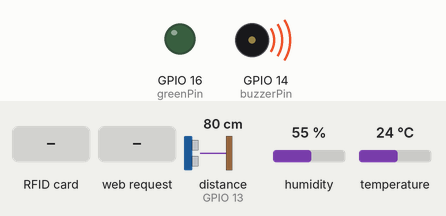
Recording of a sketch running on a simulated ESP32. On the bench: output pins drawn as LEDs (lit = HIGH), buzzer (waves = sounding, pin HIGH). Wiring (inferred from the names in the program): ultrasonic range finder: trigger GPIO 27; echo GPIO 13. The inputs (shaded band) are chosen by the test bench; at power-on: distance to the obstacle (sensor on GPIO 13) 80 cm, humidity 55 %, temperature 24 °C. The echo pulse lasts 58.3 µs per cm; WiFi joins after 1.5 s; servers stay silent unless stated; uploads are accepted with an empty reply; pins used as bus, display or sensor lines are not drawn; what the sketch prints to the serial monitor is not drawn.

Above: at 2.43 s.
2.8 s: RFID card 5E 7A 19 C4 held to the reader
At 3.6 s:
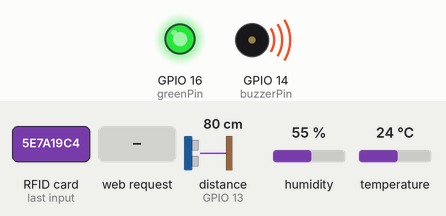
5.3 s: distance to the obstacle (sensor on GPIO 13) set to 2 cm
6.8 s: HTTP request GET /gpt received
8.3 s: distance to the obstacle (sensor on GPIO 13) set to 23 cm
9.8 s: distance to the obstacle (sensor on GPIO 13) set to 29 cm
At 9.93 s:
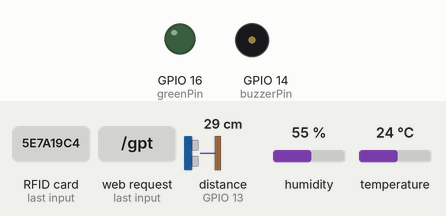
12.8 s: distance to the obstacle (sensor on GPIO 13) set to 22 cm
15.8 s: distance to the obstacle (sensor on GPIO 13) set to 18 cm
At 16.8 s:
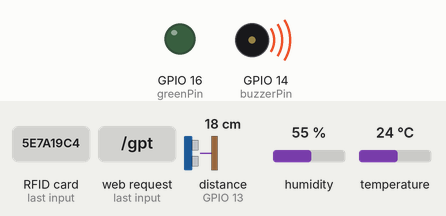
Timing chart, 0 to 18.3 s (numbered marks = the images above; inputs shaded):
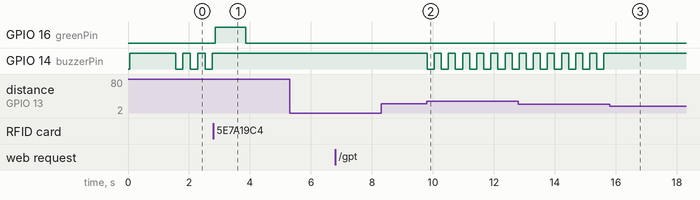

The sketch:

zongdaima.ino
```cpp
/********************************************
 －－－－湖南创乐博智能科技有限公司－－－－
  集成系统：超声波报警 + 零食环境分析
  功能：超声波检测+蜂鸣报警+RFID解除报警+Web环境分析
 ********************************************/

#include <MFRC522.h>
#include <SPI.h>
#include <WiFi.h>
#include <WiFiClientSecure.h>
#include <ESPAsyncWebServer.h>
#include <HTTPClient.h>
#include <ArduinoJson.h>
#include "DHT.h"

// 超声波传感器引脚
const int trigPin = 27;
const int echoPin = 13;

// 蜂鸣器引脚
const int buzzerPin = 14;

// RFID引脚
#define SS_PIN 21
#define RST_PIN 22

// LED指示灯引脚
#define greenPin 16
#define redPin 17

// DHT传感器引脚
#define DHTPIN 17
#define DHTTYPE DHT11

// 超声波参数
#define SOUND_SPEED 0.034

// WiFi配置
const char* ssid = "AAA";
const char* password = "1Q2W3e4r5t";

// 系统状态
bool alarmActive = false;
bool cardValidated = false;
unsigned long lastBuzzTime = 0;
bool buzzState = false;
bool isProcessing = false;

// 对象初始化
MFRC522 mfrc522(SS_PIN, RST_PIN);
MFRC522::MIFARE_Key key;
DHT dht(DHTPIN, DHTTYPE);
AsyncWebServer server(80);

String gpt_response = "等待中...";
String qwen_token = "sk-9ab68ee3a0f9425197dc230391179b92";

const char index_html[] PROGMEM = R"rawliteral(
<!DOCTYPE html>
<html>
<head>
  <meta charset="UTF-8">
  <title>零食环境分析</title>
  <meta name="viewport" content="width=device-width, initial-scale=1.0">
  <style>
    body {
      font-family: Arial;
      padding: 20px;
      background-color: #f5f5f5;
    }
    .container {
      max-width: 600px;
      margin: 0 auto;
      background: white;
      padding: 20px;
      border-radius: 10px;
      box-shadow: 0 2px 10px rgba(0,0,0,0.1);
    }
    h2 { color: #333; text-align: center; }
    select, button {
      padding: 10px;
      margin: 5px;
      border: 1px solid #ddd;
      border-radius: 5px;
    }
    button {
      background-color: #4CAF50;
      color: white;
      cursor: pointer;
    }
    button:hover { background-color: #45a049; }
    button:disabled {
      background-color: #cccccc;
      cursor: not-allowed;
    }
    #result {
      margin-top: 20px;
      padding: 15px;
      background-color: #f9f9f9;
      border-radius: 5px;
      min-height: 100px;
      border: 1px solid #e0e0e0;
    }
    .status { margin-top: 10px; font-size: 14px; color: #666; }
  </style>
</head>
<body>
  <div class="container">
    <h2>🍿 零食环境分析系统</h2>
    <div>
      <label for="snack">选择零食种类：</label><br>
      <select id="snack">
        <optgroup label="🥔 薯类制品">
          <option value="薯片">🥔 薯片</option>
          <option value="薯条">🍟 薯条</option>
          <option value="爆米花">🍿 爆米花</option>
          <option value="虾片">🦐 虾片</option>
          <option value="锅巴">🍘 锅巴</option>
        </optgroup>

        <optgroup label="🍫 甜食类">
          <option value="巧克力">🍫 巧克力</option>
          <option value="糖果">🍬 糖果</option>
          <option value="棒棒糖">🍭 棒棒糖</option>
          <option value="软糖">🟢 软糖</option>
          <option value="硬糖">💎 硬糖</option>
          <option value="棉花糖">☁️ 棉花糖</option>
          <option value="牛轧糖">🧈 牛轧糖</option>
          <option value="太妃糖">🟤 太妃糖</option>
          <option value="口香糖">🔴 口香糖</option>
        </optgroup>

        <optgroup label="🍪 烘焙类">
          <option value="饼干">🍪 饼干</option>
          <option value="曲奇">🟤 曲奇</option>
          <option value="威化">📦 威化</option>
          <option value="蛋卷">🌀 蛋卷</option>
          <option value="吐司干">🍞 吐司干</option>
          <option value="面包干">🥖 面包干</option>
          <option value="苏打饼干">⚪ 苏打饼干</option>
          <option value="夹心饼干">🟫 夹心饼干</option>
        </optgroup>

        <optgroup label="🥜 坚果类">
          <option value="坚果">🥜 坚果(混合)</option>
          <option value="花生">🥜 花生</option>
          <option value="瓜子">🌻 瓜子</option>
          <option value="开心果">🟢 开心果</option>
          <option value="腰果">🌙 腰果</option>
          <option value="核桃">🧠 核桃</option>
          <option value="杏仁">🤍 杏仁</option>
          <option value="榛子">🟤 榛子</option>
          <option value="松子">🌲 松子</option>
          <option value="碧根果">🟫 碧根果</option>
        </optgroup>

        <optgroup label="🍇 果干类">
          <option value="果干">🍇 果干(混合)</option>
          <option value="葡萄干">🍇 葡萄干</option>
          <option value="蜜枣">🔴 蜜枣</option>
          <option value="无花果干">🟣 无花果干</option>
          <option value="芒果干">🥭 芒果干</option>
          <option value="菠萝干">🍍 菠萝干</option>
          <option value="香蕉片">🍌 香蕉片</option>
          <option value="苹果干">🍎 苹果干</option>
          <option value="柿饼">🟠 柿饼</option>
          <option value="桂圆干">⚪ 桂圆干</option>
        </optgroup>

        <optgroup label="🍖 肉脯类">
          <option value="牛肉干">🥩 牛肉干</option>
          <option value="猪肉脯">🥓 猪肉脯</option>
          <option value="鸡肉干">🍗 鸡肉干</option>
          <option value="鱼片干">🐟 鱼片干</option>
          <option value="鱿鱼丝">🦑 鱿鱼丝</option>
          <option value="香肠">🌭 香肠</option>
          <option value="火腿肠">🔴 火腿肠</option>
        </optgroup>

        <optgroup label="🍘 谷物类">
          <option value="燕麦片">🌾 燕麦片</option>
          <option value="麦片">🌾 麦片</option>
          <option value="谷物棒">📏 谷物棒</option>
          <option value="能量棒">⚡ 能量棒</option>
          <option value="米饼">🍘 米饼</option>
          <option value="玉米片">🌽 玉米片</option>
        </optgroup>

        <optgroup label="🍮 果冻布丁类">
          <option value="果冻">🟢 果冻</option>
          <option value="布丁">🍮 布丁</option>
          <option value="龟苓膏">⚫ 龟苓膏</option>
          <option value="仙草冻">🟫 仙草冻</option>
          <option value="凉粉">⚪ 凉粉</option>
        </optgroup>

        <optgroup label="🍙 膨化食品">
          <option value="薯片">🥔 薯片</option>
          <option value="玉米棒">🌽 玉米棒</option>
          <option value="雪饼">❄️ 雪饼</option>
          <option value="仙贝">🍘 仙贝</option>
          <option value="爆米花">🍿 爆米花</option>
          <option value="膨化豆">🟡 膨化豆</option>
        </optgroup>

        <optgroup label="🥠 传统小食">
          <option value="月饼">🥮 月饼</option>
          <option value="绿豆糕">🟢 绿豆糕</option>
          <option value="桃酥">🍑 桃酥</option>
          <option value="麻花">🌀 麻花</option>
          <option value="花生糖">🥜 花生糖</option>
          <option value="芝麻糖">⚫ 芝麻糖</option>
          <option value="酥糖">🟡 酥糖</option>
          <option value="糖葫芦">🍡 糖葫芦</option>
        </optgroup>

        <optgroup label="🥨 咸味小食">
          <option value="咸菜">🥒 咸菜</option>
          <option value="泡菜">🌶️ 泡菜</option>
          <option value="海苔">🟢 海苔</option>
          <option value="紫菜">🟣 紫菜</option>
          <option value="豆腐干">🟫 豆腐干</option>
          <option value="辣条">🌶️ 辣条</option>
          <option value="咸鸭蛋">🥚 咸鸭蛋</option>
        </optgroup>

        <optgroup label="🧊 冷冻食品">
          <option value="冰淇淋">🍦 冰淇淋</option>
          <option value="雪糕">🍧 雪糕</option>
          <option value="冰棒">🧊 冰棒</option>
          <option value="冰激凌蛋糕">🎂 冰激凌蛋糕</option>
        </optgroup>
      </select>
    </div>
    <br>
    <button id="analyzeBtn" onclick="getData()">🔍 开始分析</button>
    <button onclick="getStatus()">📊 获取状态</button>

    <div id="result">等待分析...</div>
    <div class="status" id="status">系统就绪</div>
  </div>

  <script>
    let isAnalyzing = false;

    function getData() {
      if (isAnalyzing) {
        alert("分析正在进行中，请稍候...");
        return;
      }

      isAnalyzing = true;
      const btn = document.getElementById("analyzeBtn");
      btn.disabled = true;
      btn.innerText = "🔄 分析中...";

      document.getElementById("result").innerHTML = "🔄 正在获取传感器数据并分析...";
      document.getElementById("status").innerText = "正在分析...";

      const snack = document.getElementById("snack").value;

      fetch("/gpt?snack=" + encodeURIComponent(snack))
        .then(response => response.text())
        .then(data => {
          document.getElementById("result").innerHTML = data;
          document.getElementById("status").innerText = "分析完成 - " + new Date().toLocaleTimeString();
        })
        .catch(error => {
          document.getElementById("result").innerHTML = "❌ 请求失败: " + error;
          document.getElementById("status").innerText = "请求失败";
        })
        .finally(() => {
          isAnalyzing = false;
          btn.disabled = false;
          btn.innerText = "🔍 开始分析";

          // 5秒后自动获取最新状态
          setTimeout(getStatus, 5000);
        });
    }

    function getStatus() {
      fetch("/status")
        .then(response => response.text())
        .then(data => {
          if (data !== document.getElementById("result").innerHTML) {
            document.getElementById("result").innerHTML = data;
            document.getElementById("status").innerText = "状态已更新 - " + new Date().toLocaleTimeString();
          }
        })
        .catch(error => {
          console.log("状态获取失败:", error);
        });
    }

    // 每30秒自动检查状态更新
    setInterval(getStatus, 30000);
  </script>
</body>
</html>
)rawliteral";

void setup() {
  Serial.begin(115200);

  // 初始化传感器
  dht.begin();

  // 初始化引脚
  pinMode(trigPin, OUTPUT);
  pinMode(echoPin, INPUT);
  pinMode(buzzerPin, OUTPUT);
  pinMode(greenPin, OUTPUT);
  pinMode(redPin, OUTPUT);

  // 初始化RFID
  SPI.begin();
  mfrc522.PCD_Init();

  // 准备RFID密钥
  for (byte i = 0; i < 6; i++) key.keyByte[i] = 0xFF;

  // 初始化状态
  digitalWrite(buzzerPin, HIGH);
  digitalWrite(greenPin, LOW);
  digitalWrite(redPin, LOW);

  Serial.println("系统初始化完成");

  // WiFi连接
  WiFi.begin(ssid, password);
  Serial.print("连接WiFi中");
  int wifi_retry = 0;
  while (WiFi.status() != WL_CONNECTED && wifi_retry < 20) {
    delay(500);
    Serial.print(".");
    wifi_retry++;
    yield();
  }

  if (WiFi.status() == WL_CONNECTED) {
    Serial.println("\n✅ WiFi已连接!");
    Serial.println("IP地址: " + WiFi.localIP().toString());
  } else {
    Serial.println("\n❌ WiFi连接失败，请检查网络设置");
  }

  // Web服务器路由
  server.on("/", HTTP_GET, [](AsyncWebServerRequest *request){
    request->send_P(200, "text/html", index_html);
  });

  server.on("/gpt", HTTP_GET, [](AsyncWebServerRequest *request){
    if (isProcessing) {
      request->send(200, "text/html", "⏳ 系统正在处理中，请稍候再试...");
      return;
    }

    String snackType = request->hasParam("snack") ? request->getParam("snack")->value() : "零食";
    String temp = readDHTTemperature();
    String hum = readDHTHumidity();

    String prompt = "当前环境温度为 " + temp + "℃，湿度为 " + hum + "%，零食种类：" + snackType +
                     "。请简要分析该环境对零食存放的影响，给出是否适宜和简短建议。回答请简洁明了，控制在200字以内。";

    gpt_response = "🔄 正在分析环境数据中...<br>📊 温度: " + temp + "℃<br>💧 湿度: " + hum + "%<br>🍿 零食类型: " + snackType;
    isProcessing = true;

    xTaskCreatePinnedToCore(gptTask, "gptTask", 12288, new String(prompt), 1, NULL, 1);
    request->send(200, "text/html", gpt_response);
  });

  server.on("/status", HTTP_GET, [](AsyncWebServerRequest *request){
    request->send(200, "text/html", gpt_response);
  });

  server.on("/sensor", HTTP_GET, [](AsyncWebServerRequest *request){
    String temp = readDHTTemperature();
    String hum = readDHTHumidity();
    String json = "{\"temperature\":\"" + temp + "\",\"humidity\":\"" + hum + "\",\"timestamp\":\"" + String(millis()) + "\"}";
    request->send(200, "application/json", json);
  });

  server.begin();
  Serial.println("🌐 HTTP服务器已启动");
  if (WiFi.status() == WL_CONNECTED) {
    Serial.println("请访问: http://" + WiFi.localIP().toString());
  }
}

void loop() {
  // 超声波报警系统
  float distance = getDistance();

  // 距离大于25cm，触发报警
  if (distance > 25 && !alarmActive && !cardValidated) {
    alarmActive = true;
    Serial.println("报警触发！距离: " + String(distance) + "cm");
    digitalWrite(redPin, HIGH);
  }

  // 距离小于等于20cm，系统重置
  if (distance <= 20) {
    resetSystem();
  }

  // 处理报警蜂鸣
  if (alarmActive && !cardValidated) {
    handleBuzzer();
  }

  // 检查RFID卡片
  if (alarmActive && !cardValidated) {
    checkRFID();
  }

  // WiFi状态检查
  static unsigned long lastCheck = 0;
  if (millis() - lastCheck > 30000) {
    if (WiFi.status() != WL_CONNECTED) {
      Serial.println("⚠️ WiFi连接丢失，尝试重连...");
      WiFi.reconnect();
    }
    lastCheck = millis();
  }

  delay(50);
  yield();
}

float getDistance() {
  digitalWrite(trigPin, LOW);
  delayMicroseconds(2);
  digitalWrite(trigPin, HIGH);
  delayMicroseconds(10);
  digitalWrite(trigPin, LOW);

  long duration = pulseIn(echoPin, HIGH);
  return duration * SOUND_SPEED / 2;
}

void handleBuzzer() {
  unsigned long currentTime = millis();
  if (currentTime - lastBuzzTime >= 200) {
    buzzState = !buzzState;
    digitalWrite(buzzerPin, buzzState ? LOW : HIGH);
    lastBuzzTime = currentTime;
  }
}

void checkRFID() {
  if (!mfrc522.PICC_IsNewCardPresent() || !mfrc522.PICC_ReadCardSerial()) {
    return;
  }

  Serial.println("检测到卡片");

  byte buffer[18] = {0};
  byte size = sizeof(buffer);
  byte block = 1;

  MFRC522::StatusCode status = mfrc522.PCD_Authenticate(
    MFRC522::PICC_CMD_MF_AUTH_KEY_A, block, &key, &(mfrc522.uid));

  if (status == MFRC522::STATUS_OK) {
    status = mfrc522.MIFARE_Read(block, buffer, &size);

    if (status == MFRC522::STATUS_OK) {
      String cardData = "";
      for (int i = 0; i < 16; i++) {
        if (buffer[i] != ' ' && buffer[i] != 0) {
          cardData += (char)buffer[i];
        }
      }

      cardData.trim();

      if (cardData == "512332" || cardData.indexOf("512332") >= 0) {
        cardValidated = true;
        digitalWrite(buzzerPin, HIGH);
        digitalWrite(redPin, LOW);
        digitalWrite(greenPin, HIGH);
        Serial.println("验证成功！报警解除");
        delay(1000);
        digitalWrite(greenPin, LOW);
      } else {
        // 临时：任何卡片都能解除报警
        Serial.println("临时解除报警进行测试");
        cardValidated = true;
        digitalWrite(buzzerPin, HIGH);
        digitalWrite(redPin, LOW);
        digitalWrite(greenPin, HIGH);
        delay(1000);
        digitalWrite(greenPin, LOW);
      }
    }
  }

  mfrc522.PICC_HaltA();
  mfrc522.PCD_StopCrypto1();
}

void resetSystem() {
  if (alarmActive || cardValidated) {
    alarmActive = false;
    cardValidated = false;
    digitalWrite(buzzerPin, HIGH);
    digitalWrite(redPin, LOW);
    digitalWrite(greenPin, LOW);
    Serial.println("系统重置");
  }
}

String readDHTTemperature() {
  float t = dht.readTemperature();
  if (isnan(t)) {
    Serial.println("⚠️ 温度传感器读取失败");
    return "读取失败";
  }
  return String(t, 1);
}

String readDHTHumidity() {
  float h = dht.readHumidity();
  if (isnan(h)) {
    Serial.println("⚠️ 湿度传感器读取失败");
    return "读取失败";
  }
  return String(h, 1);
}

void gptTask(void* parameter) {
  String prompt = *((String*)parameter);
  delete (String*)parameter;

  Serial.println("🚀 开始GPT分析任务");

  WiFiClientSecure client;
  client.setInsecure();
  client.setTimeout(15000);

  HTTPClient http;
  http.setTimeout(15000);
  http.setConnectTimeout(10000);

  if (!http.begin(client, "https://dashscope.aliyuncs.com/api/v1/services/aigc/text-generation/generation")) {
    gpt_response = "❌ HTTP连接初始化失败";
    isProcessing = false;
    vTaskDelete(NULL);
    return;
  }

  http.addHeader("Content-Type", "application/json");
  http.addHeader("Authorization", "Bearer " + String(qwen_token));

  StaticJsonDocument<1024> requestDoc;
  requestDoc["model"] = "qwen-plus";
  requestDoc["input"]["messages"][0]["role"] = "user";
  requestDoc["input"]["messages"][0]["content"] = prompt;
  requestDoc["parameters"]["result_format"] = "message";
  requestDoc["parameters"]["max_tokens"] = 500;
  requestDoc["parameters"]["temperature"] = 0.7;

  String body;
  serializeJson(requestDoc, body);

  int httpCode = http.POST(body);

  if (httpCode == HTTP_CODE_OK) {
    String response = http.getString();
    StaticJsonDocument<4096> doc;
    DeserializationError error = deserializeJson(doc, response);

    if (!error && doc.containsKey("output") &&
        doc["output"].containsKey("choices") &&
        doc["output"]["choices"].size() > 0) {

      String content = doc["output"]["choices"][0]["message"]["content"].as<String>();
      content.replace("\\n", "<br>");
      content.replace("\n", "<br>");
      content.trim();

      gpt_response = "🤖 <strong>AI分析结果:</strong><br><br>" + content;
      Serial.println("✅ GPT分析完成");
    } else {
      gpt_response = "❌ API响应格式异常";
    }
  } else {
    gpt_response = "❌ 网络请求失败，错误码: " + String(httpCode);
  }

  http.end();
  isProcessing = false;
  vTaskDelete(NULL);
}
```

Measured:
- the behaviour switches between 21 and 20 cm on distance to the obstacle (sensor on GPIO 13) (found by bisection; images 2 and 3)
- after the input at 2.8 s, GPIO 16 (greenPin): LOW → HIGH after 0.06 s, → LOW 1.0 s later; GPIO 14 (buzzerPin): stops changing and stays HIGH
- after the input at 5.3 s, every drawn part: stays the same
- after the input at 6.8 s, every drawn part: stays the same
- after the input at 8.3 s, every drawn part: stays the same
- after the input at 9.8 s, GPIO 14 (buzzerPin): alternates HIGH for 0.23 s and LOW for 0.23 s, starting at once
- after the input at 15.8 s, GPIO 14 (buzzerPin): stops changing and stays HIGH
- by itself, GPIO 14 (buzzerPin): alternates HIGH for 0.24 s and LOW for 0.24 s
